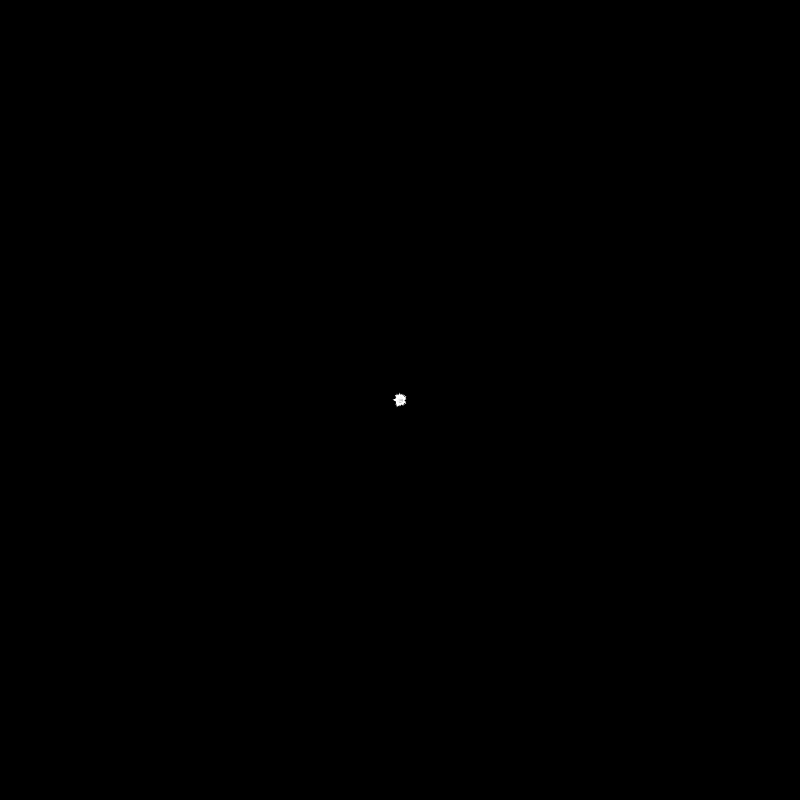
Frame 1 (no input)
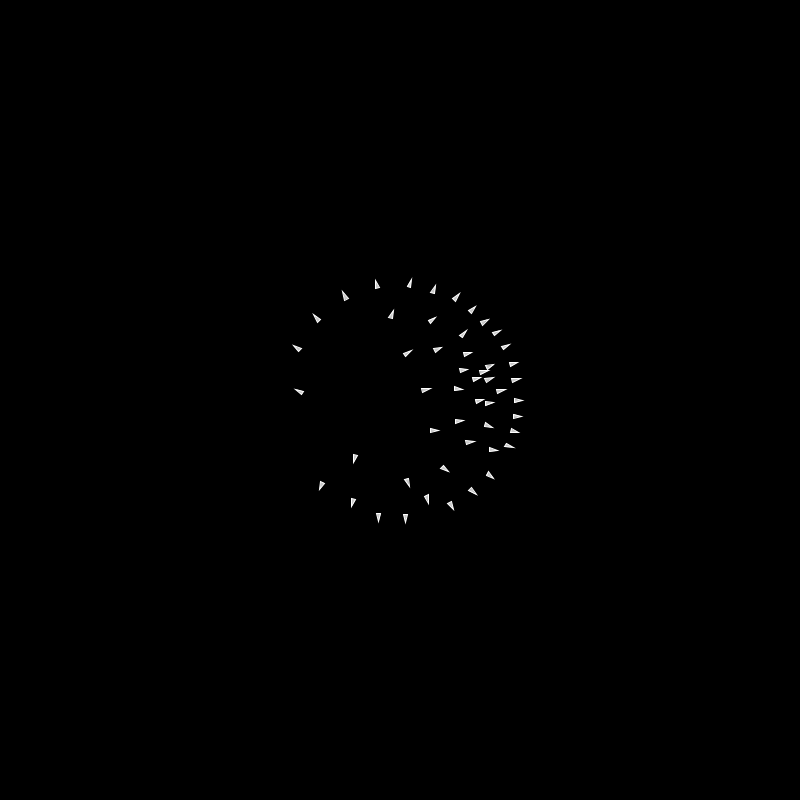
Frame 60 (the mouse pressed at the canvas centre just before this capture)
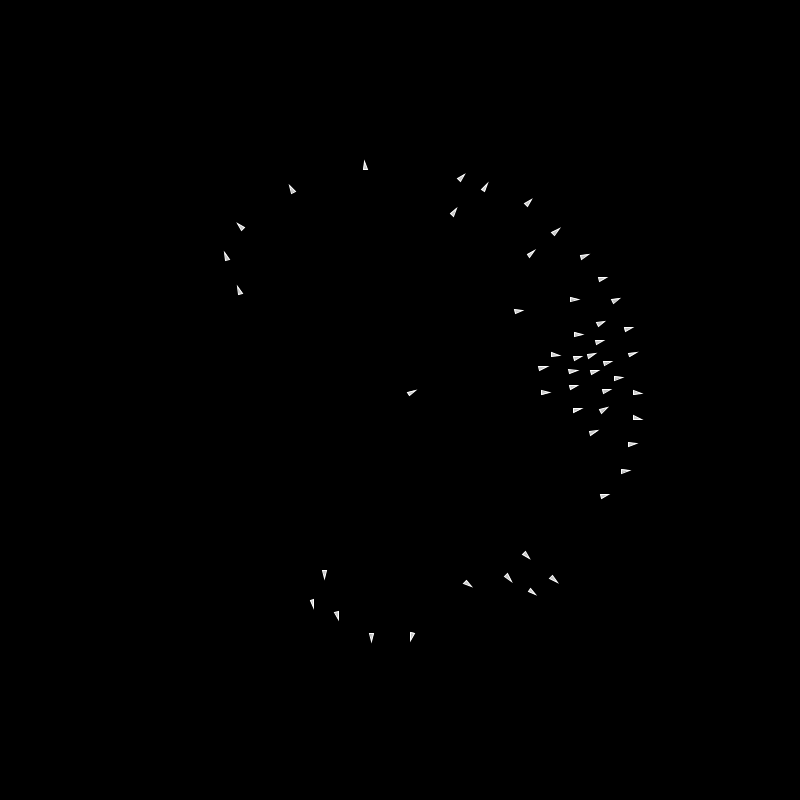
Frame 120 (the mouse held since frame 60 and released just before this capture)

The Processing sketch that drew these frames (run headless with seeded random() and noise(); from frame 60 on, the mouse is pressed at the canvas centre):

// Processing sketch: processing_132038
// ── processing_132038.pde

Flock flock;



void setup() {

  size(800,800);

  colorMode(RGB,255,255,255,100);

  flock = new Flock();

  // Add an initial set of boids into the system

  for (int i = 0; i < 50; i++) {

    flock.addBoid(new Boid(new Vector3D(width/2,height/2),2.0f,0.05f));

  }

  smooth();

}



void draw() {



  background(0);

  flock.run();

}



// Add a new boid into the System

void mousePressed() {

  flock.addBoid(new Boid(new Vector3D(mouseX,mouseY),2.0f,0.05f));

}



class Flock {

  ArrayList boids; // An arraylist for all the boids



  Flock() {

    boids = new ArrayList(); // Initialize the arraylist

  }



  void run() {

    for (int i = 0; i < boids.size(); i++) {

      Boid b = (Boid) boids.get(i);  

      b.run(boids);  // Passing the entire list of boids to each boid individually

    }

  }



  void addBoid(Boid b) {

    boids.add(b);

  }



}





class Boid {



  Vector3D loc;

  Vector3D vel;

  Vector3D acc;

  float r;

  float maxforce;    // Maximum steering force

  float maxspeed;    // Maximum speed



  Boid(Vector3D l, float ms, float mf) {

    acc = new Vector3D(0,0);

    vel = new Vector3D(random(-1,1),random(-1,1));

    loc = l.copy();

    r = 2.0f;

    maxspeed = ms;

    maxforce = mf;

  }

  

  void run(ArrayList boids) {

    flock(boids);

    update();

    borders();

    render();

  }



  // We accumulate a new acceleration each time based on three rules

  void flock(ArrayList boids) {

    Vector3D sep = separate(boids);   // Separation

    Vector3D ali = align(boids);      // Alignment

    Vector3D coh = cohesion(boids);   // Cohesion

    // Arbitrarily weight these forces

    sep.mult(2.0f);

    ali.mult(1.0f);

    coh.mult(1.0f);

    // Add the force vectors to acceleration

    acc.add(sep);

    acc.add(ali);

    acc.add(coh);

  }

  

  // Method to update location

  void update() {

    // Update velocity

    vel.add(acc);

    // Limit speed

    vel.limit(maxspeed);

    loc.add(vel);

    // Reset accelertion to 0 each cycle

    acc.setXYZ(0,0,0);

  }



  void seek(Vector3D target) {

    acc.add(steer(target,false));

  }

 

  void arrive(Vector3D target) {

    acc.add(steer(target,true));

  }



  // A method that calculates a steering vector towards a target

  // Takes a second argument, if true, it slows down as it approaches the target

  Vector3D steer(Vector3D target, boolean slowdown) {

    Vector3D steer;  // The steering vector

    Vector3D desired = target.sub(target,loc);  // A vector pointing from the location to the target

    float d = desired.magnitude(); // Distance from the target is the magnitude of the vector

    // If the distance is greater than 0, calc steering (otherwise return zero vector)

    if (d > 0) {

      // Normalize desired

      desired.normalize();

      // Two options for desired vector magnitude (1 -- based on distance, 2 -- maxspeed)

      if ((slowdown) && (d < 100.0f)) desired.mult(maxspeed*(d/100.0f)); // This damping is somewhat arbitrary

      else desired.mult(maxspeed);

      // Steering = Desired minus Velocity

      steer = target.sub(desired,vel);

      steer.limit(maxforce);  // Limit to maximum steering force

    } else {

      steer = new Vector3D(0,0);

    }

    return steer;

  }

  

  void render() {

    // Draw a triangle rotated in the direction of velocity

    float theta = vel.heading2D() + radians(90);

    fill(200);

    stroke(255);

    pushMatrix();

    translate(loc.x,loc.y);

    rotate(theta);

    beginShape(TRIANGLES);

    vertex(0, -r*2);

    vertex(-r, r*2);

    vertex(r, r*2);

    endShape();

    popMatrix();

  }

  

  // Wraparound

  void borders() {

    if (loc.x < -r) loc.x = width+r;

    if (loc.y < -r) loc.y = height+r;

    if (loc.x > width+r) loc.x = -r;

    if (loc.y > height+r) loc.y = -r;

  }



  // Separation

  // Method checks for nearby boids and steers away

  Vector3D separate (ArrayList boids) {

    float desiredseparation = 25.0f;

    Vector3D sum = new Vector3D(0,0,0);

    int count = 0;

    // For every boid in the system, check if it's too close

    for (int i = 0 ; i < boids.size(); i++) {

      Boid other = (Boid) boids.get(i);

      float d = loc.distance(loc,other.loc);

      // If the distance is greater than 0 and less than an arbitrary amount (0 when you are yourself)

      if ((d > 0) && (d < desiredseparation)) {

        // Calculate vector pointing away from neighbor

        Vector3D diff = loc.sub(loc,other.loc);

        diff.normalize();

        diff.div(d);        // Weight by distance

        sum.add(diff);

        count++;            // Keep track of how many

      }

    }

    // Average -- divide by how many

    if (count > 0) {

      sum.div((float)count);

    }

    return sum;

  }

  

  // Alignment

  // For every nearby boid in the system, calculate the average velocity

  Vector3D align (ArrayList boids) {

    float neighbordist = 50.0f;

    Vector3D sum = new Vector3D(0,0,0);

    int count = 0;

    for (int i = 0 ; i < boids.size(); i++) {

      Boid other = (Boid) boids.get(i);

      float d = loc.distance(loc,other.loc);

      if ((d > 0) && (d < neighbordist)) {

        sum.add(other.vel);

        count++;

      }

    }

    if (count > 0) {

      sum.div((float)count);

      sum.limit(maxforce);

    }

    return sum;

  }



  // Cohesion

  // For the average location (i.e. center) of all nearby boids, calculate steering vector towards that location

  Vector3D cohesion (ArrayList boids) {

    float neighbordist = 50.0f;

    Vector3D sum = new Vector3D(0,0,0);   // Start with empty vector to accumulate all locations

    int count = 0;

    for (int i = 0 ; i < boids.size(); i++) {

      Boid other = (Boid) boids.get(i);

      float d = loc.distance(loc,other.loc);

      if ((d > 0) && (d < neighbordist)) {

        sum.add(other.loc); // Add location

        count++;

      }

    }

    if (count > 0) {

      sum.div((float)count);

      return steer(sum,false);  // Steer towards the location

    }

    return sum;

  }

}



// Simple Vector3D Class 



static class Vector3D {

  float x;

  float y;

  float z;



  Vector3D(float x_, float y_, float z_) {

    x = x_; y = y_; z = z_;

  }



  Vector3D(float x_, float y_) {

    x = x_; y = y_; z = 0f;

  }

  

  Vector3D() {

    x = 0f; y = 0f; z = 0f;

  }



  void setX(float x_) {

    x = x_;

  }



  void setY(float y_) {

    y = y_;

  }



  void setZ(float z_) {

    z = z_;

  }

  

  void setXY(float x_, float y_) {

    x = x_;

    y = y_;

  }

  

  void setXYZ(float x_, float y_, float z_) {

    x = x_;

    y = y_;

    z = z_;

  }



  void setXYZ(Vector3D v) {

    x = v.x;

    y = v.y;

    z = v.z;

  }

  

  float magnitude() {

    return (float) Math.sqrt(x*x + y*y + z*z);

  }



  Vector3D copy() {

    return new Vector3D(x,y,z);

  }



  Vector3D copy(Vector3D v) {

    return new Vector3D(v.x, v.y,v.z);

  }

  

  void add(Vector3D v) {

    x += v.x;

    y += v.y;

    z += v.z;

  }



  void sub(Vector3D v) {

    x -= v.x;

    y -= v.y;

    z -= v.z;

  }



  void mult(float n) {

    x *= n;

    y *= n;

    z *= n;

  }



  void div(float n) {

    x /= n;

    y /= n;

    z /= n;

  }



  void normalize() {

    float m = magnitude();

    if (m > 0) {

       div(m);

    }

  }



  void limit(float max) {

    if (magnitude() > max) {

      normalize();

      mult(max);

    }

  }



  float heading2D() {

    float angle = (float) Math.atan2(-y, x);

    return -1*angle;

  }



  Vector3D add(Vector3D v1, Vector3D v2) {

    Vector3D v = new Vector3D(v1.x + v2.x,v1.y + v2.y, v1.z + v2.z);

    return v;

  }



  Vector3D sub(Vector3D v1, Vector3D v2) {

    Vector3D v = new Vector3D(v1.x - v2.x,v1.y - v2.y,v1.z - v2.z);

    return v;

  }



  Vector3D div(Vector3D v1, float n) {

    Vector3D v = new Vector3D(v1.x/n,v1.y/n,v1.z/n);

    return v;

  }



  Vector3D mult(Vector3D v1, float n) {

    Vector3D v = new Vector3D(v1.x*n,v1.y*n,v1.z*n);

    return v;

  }



  float distance (Vector3D v1, Vector3D v2) {

    float dx = v1.x - v2.x;

    float dy = v1.y - v2.y;

    float dz = v1.z - v2.z;

    return (float) Math.sqrt(dx*dx + dy*dy + dz*dz);

  }



}
